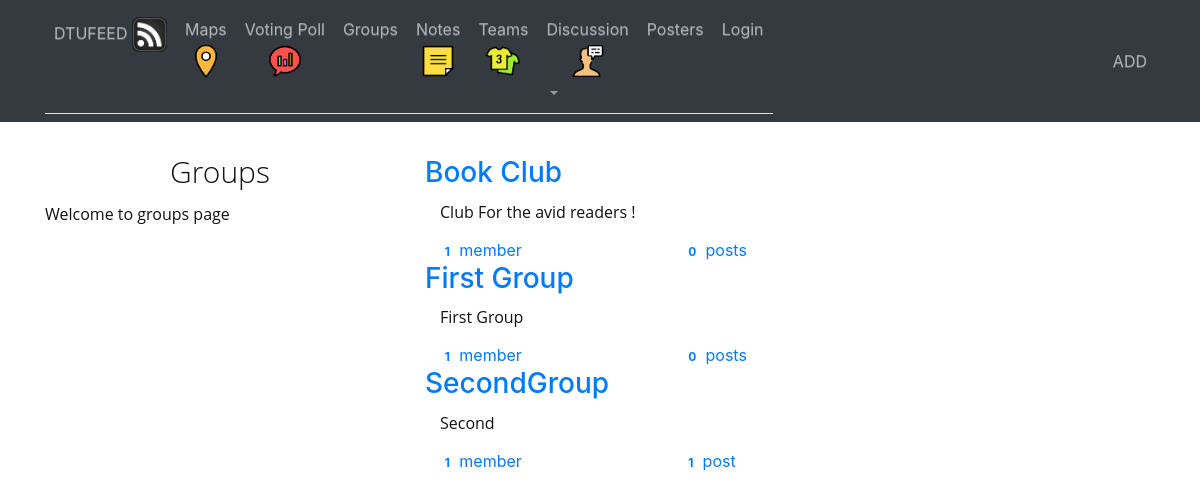
The app's page /groups/ with its own data.
### groups/models.py (models this page shows, shortened)
class Group(models.Model):
    name = models.CharField(max_length=255,unique=True)
    slug = models.SlugField(allow_unicode=True,unique=True)
    description = models.TextField(blank=True,default='')
    description_html = models.TextField(editable=False,default='',blank=True)
    members  = models.ManyToManyField(User,through='GroupMember')
    class Meta:
        ordering = ['name']

### groups/views.py (the view)
class ListGroups(generic.ListView):
    model = Group

### groups/templates/groups/group_list.html (shortened to what this page needs)
{% extends "groups/group_base.html" %}
{% block pregroup %}
  <div class="col-md-4">
    <div class="content">
      <h2>Groups</h2>
      <p>Welcome to groups page</p>
    </div>
  </div>
{% endblock %}
{% block group_content %}
  <div class="col-md-8">
    {% for group in object_list  %}
    <a href="{% url 'groups:single' slug=group.slug %}">
        <h3>{{group.name}}</h3>
        <div class="list-group-item-text container-fluid">
          {{group.description_html|safe}}
          <div class="row">
            <div class="col-md-4">
              <span class='badge'>{{group.members.count}}</span>
              member{{group.members.count|pluralize}}
            </div>
            <div class="col-md-4">
              <span class='badge'>{{group.posts.count}}</span>
              post{{group.posts.count|pluralize}}
            </div>
          </div>
        </div>
    </a>
    {% endfor %}
  </div>
{% endblock %}

### static/css/master.css (style rules this page uses)
p { color: #111; font-family: 'Open Sans', sans-serif; font-size: 16px; line-height: 28px; margin: 0 0 12px; }
h2 { color: #111; font-family: 'Open Sans', sans-serif; font-size: 30px; font-weight: 300; line-height: 32px; margin: 0 0 12px; text-align: center; }

### groups/static/css/groups.css (style rules this page uses)
body { padding-top: 5%; }

### records on screen
Group: name "Book Club", description_html "Club For the avid readers !", members.count "1", posts.count "0"
Group: name "First Group", description_html "First Group", members.count "1", posts.count "0"
Group: name "SecondGroup", description_html "Second", members.count "1", posts.count "1"
